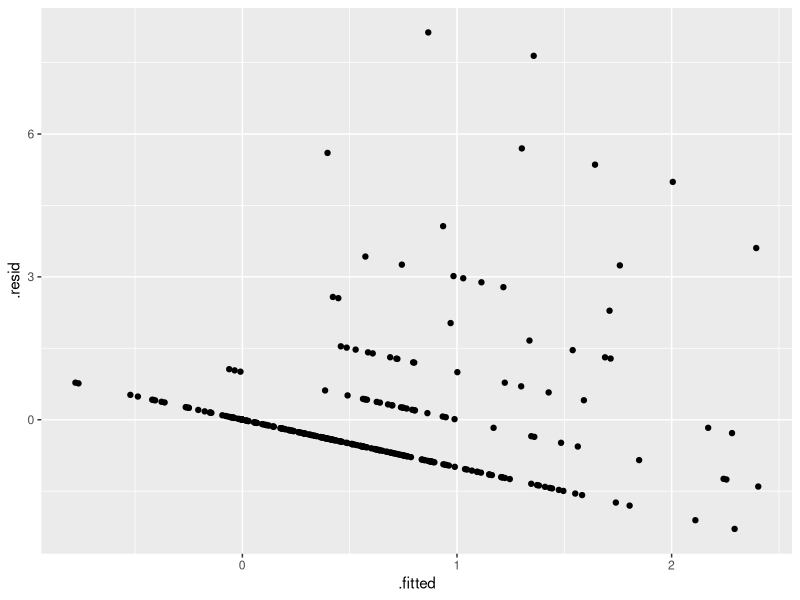
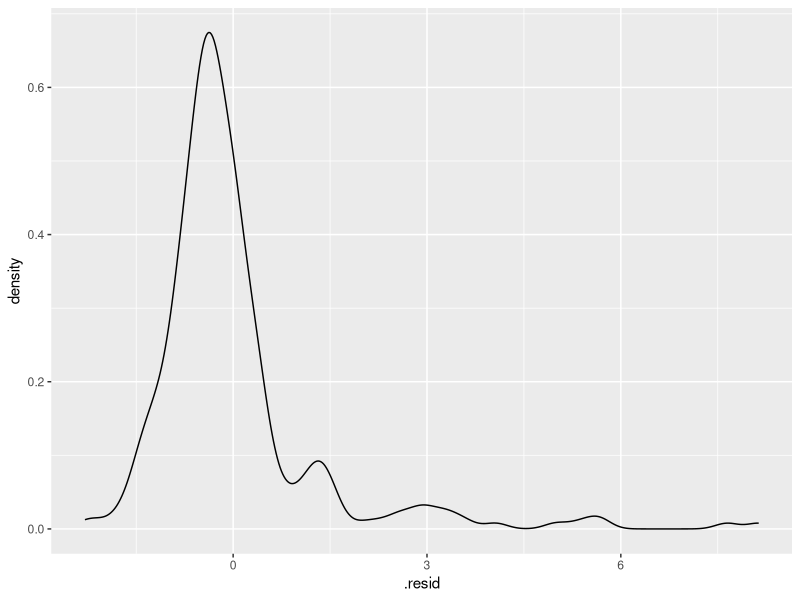

R code for these plots, in order:
## ---- chunk 1
knitr::opts_chunk$set(echo = TRUE)
## ---- chunk 2
library(ggplot2)
library(tidyverse)

LAboba <- read.csv('LADemos.csv') %>%
          rename(zipcode = zcta)
school_count <- read.csv('school_count.csv')
boba_count <- read.csv('boba_count.csv')
## ---- chunk 3
boba <- left_join(LAboba, boba_count, by = 'zipcode')
boba <- left_join(boba, school_count, by = 'zipcode')
boba <- mutate_all(boba, ~replace(., is.na(.), 0))
## ---- chunk 4
boba <- mutate(boba,log_median = log(medianIncome + 1))
summary(boba)
## ---- chunk 5
cor(boba)
## ---- chunk 6
model_intercept <- lm(Boba_shop_cnt ~ 1, data = boba)
model_full <- lm(Boba_shop_cnt ~ ., data = boba)

summary(model_full)

model_forward <- step(model_intercept, direction = 'forward', scope = formula(model_full), trace = 0)
model_backward <- step(model_full, direction = 'backward', scope = formula(model_intercept), trace = 0)

summary(model_forward)
summary(model_backward)
## ---- chunk 7
ggplot(model_backward, aes(x = .fitted, y = .resid)) + geom_point()
ggplot(model_backward, aes(x = .resid)) + geom_density()
## ---- chunk 8
set.seed(11111)
cross_data_split <- rsample::initial_split(boba) ## 75% to 25% split

cross_data_train <- rsample::training(cross_data_split)
cross_data_test <- rsample::testing(cross_data_split)

cross_model_train <- lm(Boba_shop_cnt ~ rateMale + rateFemale + rentShareOfIncome + degreeRate + rateNeverMarried + log_median, data = cross_data_train)
cross_model_test <- lm(Boba_shop_cnt ~ rateMale + rateFemale + rentShareOfIncome + degreeRate + rateNeverMarried + log_median, data = cross_data_test)

broom::glance(cross_model_train)
broom::glance(cross_model_test)
## ---- chunk 9
OC <- read.csv('OCDemos.csv') %>%
  mutate(log_median = log(medianIncome + 1))

y_hat <- predict(model_backward, newdata = OC)

max(y_hat)
